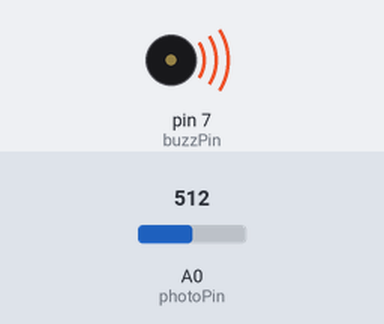
A sketch run on a simulated Arduino Uno, built with avr-gcc and run on an emulated ATmega328P. On the bench: buzzer (waves = sounding). Inputs (shaded band) come from the test bench; at power-on: A0 (photoPin) = 512.

Above: at 1.2 s.
1.3 s: A0 (photoPin) set to 306
At 1.99 s:
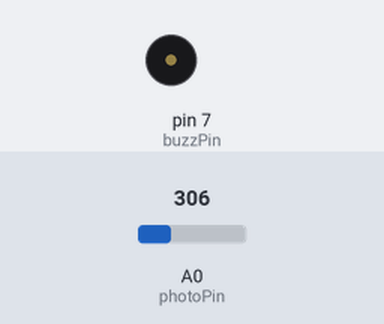
3.3 s: A0 (photoPin) set to 511
At 4.1 s:
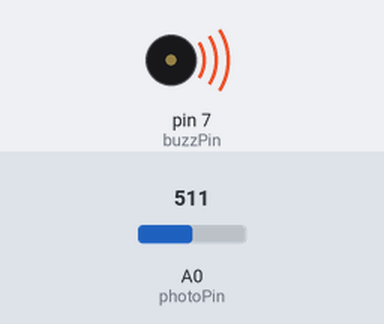
Timing chart, 0 to 6.3 s (numbered marks = the images above; inputs shaded):
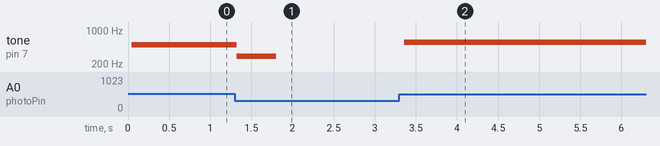

Measured:
- after the input at 1.3 s, tone on pin 7 (buzzPin): 502 Hz → 288 Hz at once, → silent 0.48 s later
- after the input at 3.3 s, tone on pin 7 (buzzPin): silent → 556 Hz after 0.06 s

The sketch:

light_sensor_with_passive_buzzer.ino
```cpp
int photoPin = A0;
int buzzPin = 7;
int plotVal;
float slope;
int buzzTime;

void setup() {
  // put your setup code here, to run once:
  pinMode(photoPin, INPUT);
  pinMode(buzzPin, OUTPUT);

}

void loop() {
  // put your main code here, to run repeatedly:
  plotVal = analogRead(photoPin);
  slope = (99940.0/1023.0)*plotVal;
  buzzTime = slope+60;
  digitalWrite(buzzPin, HIGH);
  delayMicroseconds(buzzTime);
  digitalWrite(buzzPin, LOW);
  delayMicroseconds(buzzTime);
}
```
